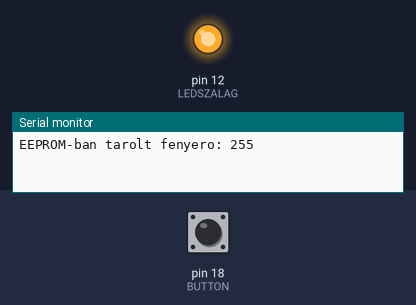
Simulated run of this program. Board: Arduino Mega 2560, built with avr-gcc and run on an emulated ATmega2560. Shown: output pins drawn as LEDs (lit = HIGH), the last lines printed to the serial monitor. The test bench sets the inputs (shaded band); at power-on: pin 18 (BUTTON) HIGH. EEPROM starts erased.

Above: at 1.2 s.
1.3 s: pin 18 (BUTTON) pulled LOW for 3.2 s
At 1.8 s:
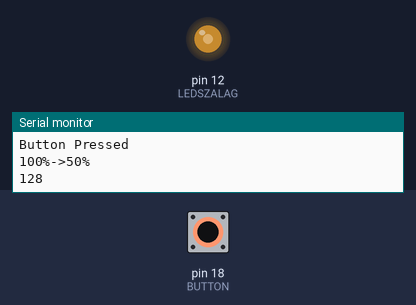
6.0 s: pin 18 (BUTTON) pulled LOW for 3.2 s
At 8.8 s:
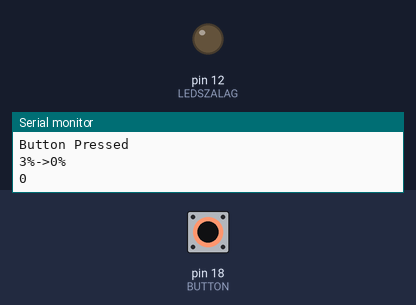
10.7 s: pin 18 (BUTTON) pulled LOW for 0.15 s
At 11.3 s:
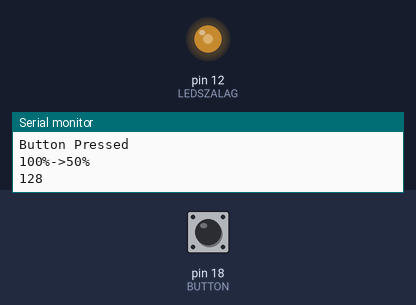
12.3 s: pin 18 (BUTTON) pulled LOW for 1 s
At 13.7 s:
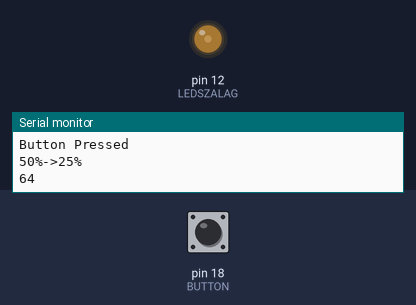
Timing chart, 0 to 15.3 s (numbered marks = the images above; inputs shaded):
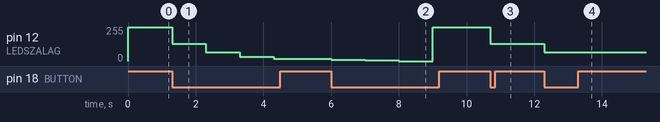

Measured:
- after the input at 1.3 s, pin 12 (LEDSZALAG): 255/255 → 128/255 at once, → 64/255 1.0 s later, → 32/255 1.0 s later, → 16/255 1.0 s later
- after the input at 6.0 s, pin 12 (LEDSZALAG): 16/255 → 8/255 at once, → 4/255 1.0 s later, → 0/255 1.0 s later, → 255/255 1.0 s later
- after the input at 10.7 s, pin 12 (LEDSZALAG): 255/255 → 128/255 at once
- after the input at 12.3 s, pin 12 (LEDSZALAG): 128/255 → 64/255 at once

The program:

main.cpp
```cpp
#include <Arduino.h>
#include <EEPROM.h>

#define LEDSZALAG 12
#define BUTTON 18
int fenyero;

void setup() {
  Serial.begin(115200);
  pinMode(LEDSZALAG, OUTPUT);
  pinMode(BUTTON, INPUT_PULLUP);
  fenyero = EEPROM.read(1);
  Serial.print("EEPROM-ban tarolt fenyero: ");
  Serial.println(fenyero);
}

void loop() {
  analogWrite(LEDSZALAG, fenyero);
  if(digitalRead(BUTTON) == LOW)
  {
    Serial.println("Button Pressed");
    switch(fenyero)
    {
      case 255:
        Serial.println("100%->50%");
        fenyero = 128;
        Serial.println(fenyero);
        break;
      case 128:
        Serial.println("50%->25%");
        fenyero = 64;
        Serial.println(fenyero);
        break;
      case 64:
        Serial.println("25%->12%");
        fenyero = 32;
        Serial.println(fenyero);
        break;
      case 32:
        Serial.println("12%->7%");
        fenyero = 16;
        Serial.println(fenyero);
        break;
      case 16:
        Serial.println("7%->3%");
        fenyero = 8;
        Serial.println(fenyero);
        break;
      case 8:
        Serial.println("3%->1%");
        fenyero = 4;
        Serial.println(fenyero);
        break;
      case 4:
        Serial.println("3%->0%");
        fenyero = 0;
        Serial.println(fenyero);
        break;
      case 0:
        Serial.println("0%->100%");
        fenyero = 255;
        Serial.println(fenyero);
        break;
      default:
        Serial.println(fenyero);
        Serial.println("Halvany fingom sincs mi tortent, 100%-ra allitok");
        fenyero = 255;
    }
    EEPROM.update(1, fenyero);
    analogWrite(LEDSZALAG, fenyero);
    delay(1000);
  }
}
```
